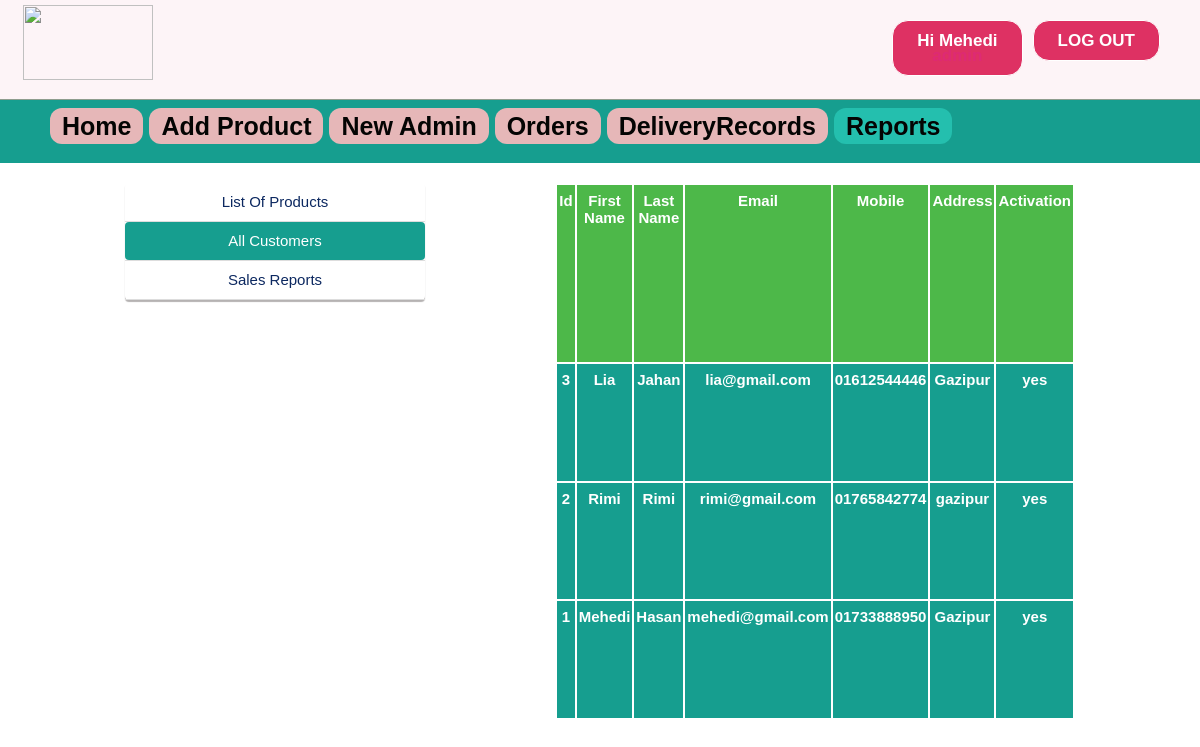
Screenshot of /admin/all_customer.php (signed in) with the database file from the repository.
### tables this page shows
CREATE TABLE `user` (
  `id` int(11) NOT NULL,
  `firstName` varchar(25) NOT NULL,
  `lastName` varchar(25) NOT NULL,
  `email` varchar(100) NOT NULL,
  `mobile` varchar(20) NOT NULL,
  `address` varchar(120) NOT NULL,
  `password` varchar(100) NOT NULL,
  `confirmCode` varchar(10) NOT NULL,
  `activation` varchar(10) NOT NULL DEFAULT 'no'
);

### admin/all_customer.php (the view, shortened to what this page needs)
<?php include ( "../inc/connect.inc.php" ); ?>
<?php
if (!isset($_SESSION['admin_login'])) {
	header("location: login.php");
	$user = "";
}
else {
	$user = $_SESSION['admin_login'];
	$result = mysqli_query($con, "SELECT * FROM admin WHERE id='$user'");
		$get_user_email = mysqli_fetch_assoc($result);
			$uname_db = $get_user_email['firstName'];
			$utype_db=$get_user_email['type'];
}
?>
<!doctype html>
<html>
	<head>
		<link rel="stylesheet" type="text/css" href="../css/style.css">
	</head>
	<body class="home-welcome-text" style="background-image: url(../image/homebackgrndimg2.png);">
		<div class="homepageheader">
			<div class="signinButton loginButton">
				<div class="uiloginbutton signinButton loginButton" style="margin-right: 40px;">
					<?php
						if ($user!="") {
							echo '<a style="text-decoration: none;color: #fff;" href="logout.php">LOG OUT</a>';
						}
					 ?>
				</div>
				<div class="uiloginbutton signinButton loginButton">
					<?php
						if ($user!="") {
							echo '<a style="text-decoration: none;color: #fff;" href="login.php">Hi '.$uname_db.'</br><span style="color: #de2a74">'.$utype_db.'</span></a>';
						}
						else {
							echo '<a style="text-decoration: none;color: #fff;" href="login.php">LOG IN</a>';
						}
					 ?>
				</div>
			</div>
			<div style="float: left; margin: 5px 0px 0px 23px;">
				<a href="index.php">
					<img style=" height: 75px; width: 130px;" src="../image/logo.png">
				</a>
			</div>
		</div>
		<div class="categolis">
			<table>
				<tr>
					<th>
						<a href="index.php" style="text-decoration: none;color: #040403;padding: 4px 12px;background-color: #e6b7b8;border-radius: 12px;">Home</a>
					</th>
					<th><a href="addproduct.php" style="text-decoration: none;color: #040403;padding: 4px 12px;background-color: #e6b7b8;border-radius: 12px;">Add Product</a></th>
					<th><a href="newadmin.php" style="text-decoration: none;color: #040403;padding: 4px 12px;background-color: #e6b7b8;border-radius: 12px;">New Admin</a></th>
					<th><a href="orders.php" style="text-decoration: none;color: #040403;padding: 4px 12px;background-color: #e6b7b8;border-radius: 12px;">Orders</a></th>
					<th><a href="DeliveryRecords.php" style="text-decoration: none;color: #040403;padding: 4px 12px;background-color: #e6b7b8;border-radius: 12px;">DeliveryRecords</a></th>
					<th><a href="report.php" style="text-decoration: none;color: #040403;padding: 4px 12px;background-color: #24bfae;border-radius: 12px;">Reports</a></th>
				</tr>
			</table>
		</div>
		<div style="margin-top: 20px;">
			<div style="width: 950px; margin: 0 auto;">
				<ul>
					<li style="float: left;">
						<div class="settingsleftcontent">
							<ul>
								<ul>
								<li><?php echo '<a href="report.php" >List Of Products</a>'; ?></li>
								<li><?php echo '<a href="all_customer.php" style=" background-color: #169e8f; border-radius: 4px; color: #fff;">All Customers</a>'; ?></li>
								<li><?php echo '<a href="sales_report.php" >Sales Reports</a>'; ?></li>
							</ul>
							</ul>
						</div>
					</li>
					<li style="float: right; background-color: #fff;">
						<div>
							<table class="rightsidemenu">
								<tr style="font-weight: bold;" colspan="10" bgcolor="#4DB849">
									<th>Id</th>
									<th>First Name</th>
									<th>Last Name</th>
									<th>Email</th>
									<th>Mobile</th>
									<th>Address</th>
									<th>Activation</th>
								</tr>
								<tr>
									<?php include ( "../inc/connect.inc.php");
									$query = "SELECT * FROM user ORDER BY id DESC";
									$run = mysqli_query($con, $query);
									while ($row=mysqli_fetch_assoc($run)) {
										$id = $row['id'];
										$fname = $row['firstName'];
										$lname = $row['lastName'];
										$email = $row['email'];
										$mobile = $row['mobile'];
										$address = $row['address'];
										$active = $row['activation'];
									 ?>
									<th><?php echo $id; ?></th>
									<th><?php echo $fname; ?></th>
									<th><?php echo $lname; ?></th>
									<th><?php echo $email; ?></th>
									<th><?php echo $mobile; ?></th>
									<th><?php echo $address; ?></th>
									<th><?php echo $active; ?></th>
								</tr>
								<?php } ?>
							</table>
						</div>
					</li>
				</ul>
			</div>
		</div>
	</body>
</html>

### css/style.css (style rules this page uses)
html, body, div, span, applet, object, iframe, h1, h2, h3, h4, h5, h6, p, blockquote, pre, a, abbr, acronym, address, big, cite, code, del, dfn, em, img, ins, kbd, q, s, samp, small, strike, strong, sub, sup, tt, var, b, u, i, center, dl, dt, dd, ol, ul, li, fieldset, form, label, legend, table, caption, tbody, tfoot, thead, tr, th, td, article, aside, canvas, details, embed, figure, figcaption, footer, header, hgroup, menu, nav, output, ruby, section, summary, time, mark, audio, video { margin: 0; padding: 0; border: 0; font: inherit; vertical-align: baseline; box-sizing: border-box; }
body { line-height: normal; }
ol, ul { list-style: none; }
table { border-collapse: collapse; border-spacing: 0; }
* { margin: 0px; padding: 0px; }
body, button, input, label, select, td, textarea { font-family: Arial, Helvetica, tahoma,verdana,arial,sans-serif; font-size: 12px; }
body { width: 100%; position: relative; background-color: #ffffff; min-width: 1080px; }
.homepageheader { position: fixed; height: 100px; width: 100%; min-width: 980px; border-bottom: 1px solid #8E9D8E; margin: 0px; background-image: initial; background-position-x: initial; background-position-y: initial; background-size: initial; background-attachment: initial; background-origin: initial; background-clip: initial; background-color: #FDF4F7;; }
.loginButton .signinButton { color: #FFFFFF; background: #DE3163; border: 1px solid #FFFFFF; cursor: pointer; display: inline-block; font-weight: bold; line-height: 15px; padding: 12px 24px; border-radius: 16px; text-align: center; text-decoration: none; float: right; margin: 20px 0px 0px 10px; font-size: 17px; }
.categolis { line-height: 1.3; font-weight: bold; color: #fff; padding: 110px 0px 20px 50px; background-color: #169e8f; text-align: center; font-size: 25px; }
.categolis table tbody tr th { padding: 0px 6px 0px 0px; }
.rightsidemenu { float: right; text-align: center; width: 100%; margin: 0px; background-color: #169e8f; font-size: 15px; color: #fff; font-weight: bold; height: 537px; overflow: auto; }
.rightsidemenu th { margin-top: 5px; border: 2px solid; padding: 7px 2px; width: 10px; }
.settingsleftcontent { width: 300px; color: #7C7979; line-height: 1.2; padding: 0; text-align: justify; background-color: #FFFFFF; -webkit-box-shadow: 0 2px 1px 0 #B5B2B2; box-shadow: 0 2px 1px 0 #B5B2B2; border-radius: 4px; }
.settingsleftcontent ul { list-style: none; }
.settingsleftcontent ul li { list-style: none; border-bottom: 1px solid #ddd; text-align: center; }
.settingsleftcontent ul li a { clear: both; cursor: pointer; display: block; font-size: 15px; font-weight: normal; float: none; line-height: 18px; margin: 0; padding: 10px 20px; text-shadow: none; white-space: nowrap; color: #0C2860; text-decoration: none; text-align: center; }

### rows the page displays
user: id "3", firstName "Lia", lastName "Jahan", email "lia@gmail.com", mobile "01612544446", address "Gazipur", activation "yes"
user: id "2", firstName "Rimi", lastName "Rimi", email "rimi@gmail.com", mobile "01765842774", address "gazipur", activation "yes"
user: id "1", firstName "Mehedi", lastName "Hasan", email "mehedi@gmail.com", mobile "01733888950", address "Gazipur", activation "yes"

### other values shown
$uname_db "Mehedi"
